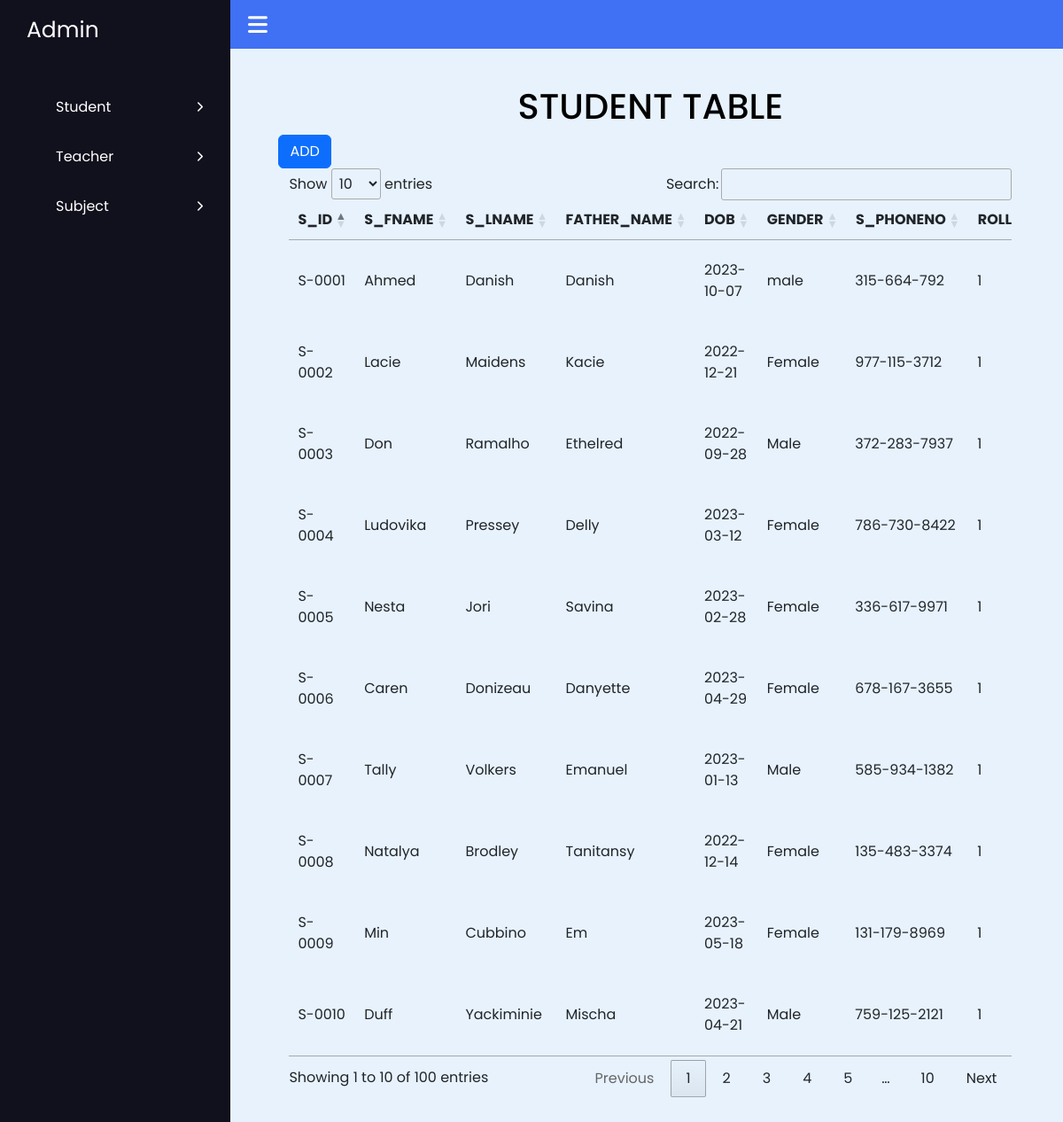
The app's page /admindashboard/add_student.php with its own data.
### tables this page shows
CREATE TABLE `student` (
  `S_ID` varchar(6) NOT NULL,
  `S_FNAME` varchar(50) NOT NULL,
  `S_LNAME` varchar(50) NOT NULL,
  `FATHER_NAME` varchar(50) NOT NULL,
  `DOB` date NOT NULL,
  `GENDER` varchar(6) NOT NULL,
  `S_PHONENO` varchar(20) DEFAULT NULL,
  `ROLL_NO` int(4) DEFAULT NULL,
  `ADDRESS` varchar(50) DEFAULT NULL,
  `T_ID` varchar(6) DEFAULT NULL
);

### admindashboard/add_student.php (the view, shortened to what this page needs)
<!DOCTYPE html>
<?php
include_once "../includes/db.inc.php";
include('header.php');
?>
<html lang="en">
<head>
    <link rel="stylesheet" href="http://cdn.datatables.net/1.10.13/css/jquery.dataTables.min.css">
    <link rel="stylesheet" href="https://cdn.datatables.net/1.11.3/css/jquery.dataTables.min.css">
    <link rel="stylesheet" href="https://cdnjs.cloudflare.com/ajax/libs/font-awesome/6.2.1/css/all.min.css" />
    <link rel="stylesheet" href="view_style.css">
</head>
<body>
    <nav class="sidebar">
        <a href="#" class="logo">Admin</a>
        <div class="menu-content">
            <ul class="menu-items">
                <li class="item">
                    <div class="submenu-item">
                        <span>Student</span>
                        <i class="fa-solid fa-chevron-right"></i>
                    </div>
                </li>
                <li class="item">
                    <div class="submenu-item">
                        <span>Teacher</span>
                        <i class="fa-solid fa-chevron-right"></i>
                    </div>
                </li>
                <li class="item">
                    <div class="submenu-item">
                        <span>Subject</span>
                        <i class="fa-solid fa-chevron-right"></i>
                    </div>
                </li>
            </ul>
        </div>
    </nav>
    <nav class="navbar" style="z-index: 10;">
        <i class="fa-solid fa-bars" id="sidebar-close"></i>
    </nav>
    <main class="main">
            <?php
            function dataTable($sql1, $sql2, $conn, $tableName)
            {
                $fieldResult = mysqli_query($conn, $sql1);
                echo "<tr class='table-fields'> ";
                while ($row1 = mysqli_fetch_array($fieldResult)) {
                    $field = $row1['Field'];
                    echo "<th>$field</th> ";
                }
                echo " </tr>";
                echo " </thead>";
                echo " <tbody>";
                $loadTableResult = mysqli_query($conn, $sql2);
                $row2 = mysqli_fetch_all($loadTableResult);
                for ($i = 0; $i < count($row2); $i++) {
                    echo "<tr> ";
                    foreach ($row2[$i] as $loopData) {
                        echo "<td>$loopData</td> ";
                    }
                    echo " </tr>";
                }
            }
            ?>
            <div style="width:70vw;" class="mt-5 py-5">
                <h1 class="col-md-12 text-center" style="color: black">STUDENT TABLE</h1>
                <button type="button" class="btn btn-primary" data-toggle="modal" data-target="#exampleModal">
                    ADD
                </button>
                <div class="container col-div-12">
                    <table id="dataTables" class="data-table">
                        <thead>
                            <?php
                            $tableName = 'student';
                            $sql1 = "SHOW COLUMNS FROM $tableName;";
                            $sql2 = "SELECT * FROM $tableName;";
                            dataTable($sql1, $sql2, $conn, $tableName);
                            ?>
                            </tbody>
                    </table>
                </div>
            </div>
    </main>
</body>
</html>

### admindashboard/view_style.css (style rules this page uses)
body { margin: 0; padding: 0; box-sizing: border-box; font-family: 'Poppins', sans-serif; }
.sidebar { position: fixed; height: 100%; width: 260px; background: #11101d; padding: 15px; }
.logo { font-size: 25px; padding: 0 15px; }
.sidebar a { color: #fff; text-decoration: none; }
.menu-content { position: relative; height: 100%; width: 100%; margin-top: 40px; overflow-y: scroll; }
.menu-items { height: 100%; width: 100%; list-style: none; transition: all 0.4s ease; }
.item a, .submenu-item { padding: 16px; display: inline-block; width: 100%; border-radius: 12px; }
.item i { font-size: 12px; }
.submenu-item { display: flex; justify-content: space-between; align-items: center; color: #fff; cursor: pointer; }
.navbar, .main { left: 260px; width: calc(100% - 260px); transition: all 0.5s ease; }
.navbar { position: fixed; color: #fff; padding: 15px 20px; font-size: 25px; background: #4070f4; cursor: pointer; }
.navbar #sidebar-close { cursor: pointer; }
.main { position: relative; display: flex; justify-content: center; min-height: 100vh; background: #e7f2fd; }
.main h1 { color: #11101d; font-size: 40px; text-align: center; }
.data-table { width: 100% !important; }

### records on screen
student: S_ID "S-0001", S_FNAME "Ahmed", loopData "Danish", DOB "2023-10-07", GENDER "male", S_PHONENO "315-664-792", ROLL_NO "1"
student: S_ID "S-0002", S_FNAME "Lacie", S_LNAME "Maidens", FATHER_NAME "Kacie", DOB "2022-12-21", GENDER "Female", S_PHONENO "977-115-3712", ROLL_NO "1"
student: S_ID "S-0003", S_FNAME "Don", S_LNAME "Ramalho", FATHER_NAME "Ethelred", DOB "2022-09-28", GENDER "Male", S_PHONENO "372-283-7937", ROLL_NO "1"
student: S_ID "S-0004", S_FNAME "Ludovika", S_LNAME "Pressey", FATHER_NAME "Delly", DOB "2023-03-12", GENDER "Female", S_PHONENO "786-730-8422", ROLL_NO "1"
student: S_ID "S-0005", S_FNAME "Nesta", S_LNAME "Jori", FATHER_NAME "Savina", DOB "2023-02-28", GENDER "Female", S_PHONENO "336-617-9971", ROLL_NO "1"
student: S_ID "S-0006", S_FNAME "Caren", S_LNAME "Donizeau", FATHER_NAME "Danyette", DOB "2023-04-29", GENDER "Female", S_PHONENO "678-167-3655", ROLL_NO "1"
student: S_ID "S-0007", S_FNAME "Tally", S_LNAME "Volkers", FATHER_NAME "Emanuel", DOB "2023-01-13", GENDER "Male", S_PHONENO "585-934-1382", ROLL_NO "1"
student: S_ID "S-0008", S_FNAME "Natalya", S_LNAME "Brodley", FATHER_NAME "Tanitansy", DOB "2022-12-14", GENDER "Female", S_PHONENO "135-483-3374", ROLL_NO "1"
student: S_ID "S-0009", S_FNAME "Min", S_LNAME "Cubbino", FATHER_NAME "Em", DOB "2023-05-18", GENDER "Female", S_PHONENO "131-179-8969", ROLL_NO "1"
student: S_ID "S-0010", S_FNAME "Duff", S_LNAME "Yackiminie", FATHER_NAME "Mischa", DOB "2023-04-21", GENDER "Male", S_PHONENO "759-125-2121", ROLL_NO "1"

### other values on screen
$field "S_ID"
$field "S_FNAME"
$field "S_LNAME"
$field "FATHER_NAME"
$field "DOB"
$field "GENDER"
$field "S_PHONENO"
